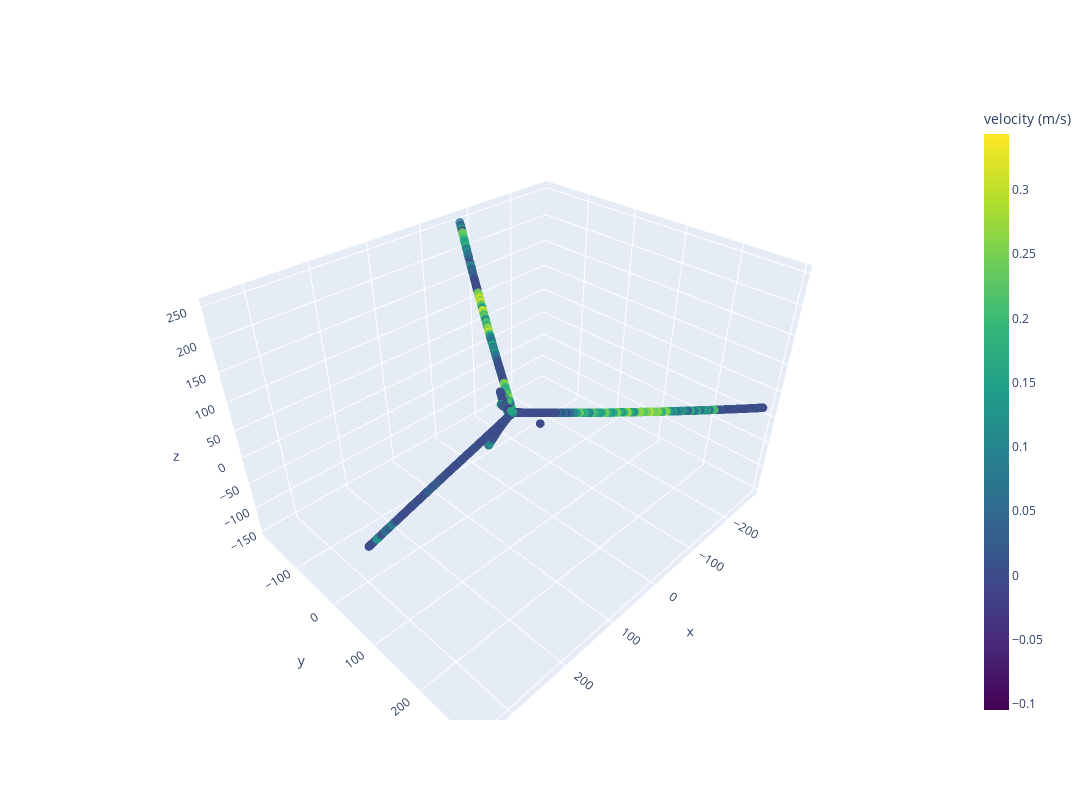
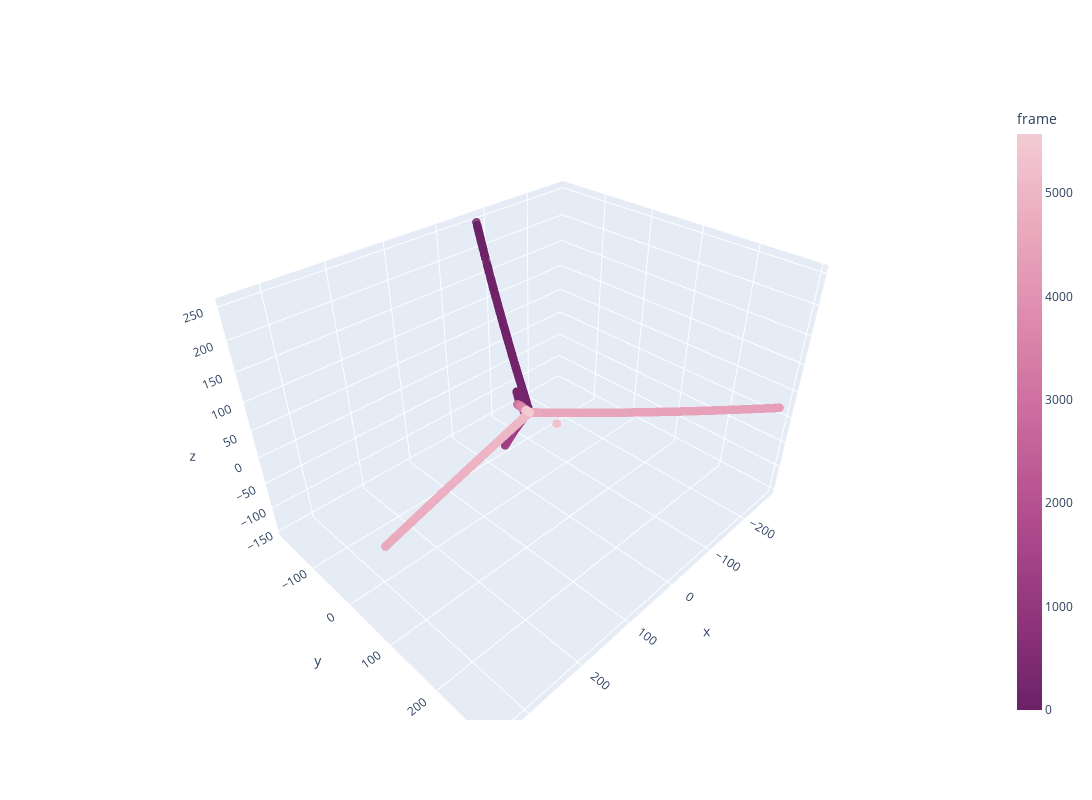

These figures' notebook cell, in order:
### Code cell
############################################
############################################
############################################
v = visualize.Visualize()

############################################
title='velocity (m/s)'
cmap = 'viridis'

v.plot_scatter_3d( 
                   X_isomap[:,:3], 
                 w.track.velocity.values[::10],
                 title,
                 cmap,
                   1,1
                  )


#############################################
title='frame'
cmap = 'magenta_r'
v.plot_scatter_3d( 
             X_isomap[:,:3], 
             None,
             title,
             cmap,
            1,1)

### Figure 1 — Plotly figure (JSON) as saved in the notebook; plotly's stock layout.template omitted (floating-point values rounded to 4 significant figures; data arrays with more than 128 entries replaced by an {"elided": "..."} marker saying what was removed)
{"data": [{"marker": {"color": {"elided": "5574 float values"}, "colorbar": {"outlinewidth": 0, "thickness": 25, "title": {"text": "velocity (m/s)"}}, "colorscale": [[0, "#440154"], [0.1111, "#482878"], [0.2222, "#3e4989"], [0.3333, "#31688e"], [0.4444, "#26828e"], [0.5556, "#1f9e89"], [0.6667, "#35b779"], [0.7778, "#6ece58"], [0.8889, "#b5de2b"], [1, "#fde725"]], "opacity": 0.8, "size": 3}, "mode": "markers", "scene": "scene", "type": "scatter3d", "x": {"elided": "5574 float values"}, "y": {"elided": "5574 float values"}, "z": {"elided": "5574 float values"}}], "layout": {"coloraxis": {"colorbar": {"title": {"text": "velocity (m/s)"}}, "colorscale": [[0, "#440154"], [0.1111, "#482878"], [0.2222, "#3e4989"], [0.3333, "#31688e"], [0.4444, "#26828e"], [0.5556, "#1f9e89"], [0.6667, "#35b779"], [0.7778, "#6ece58"], [0.8889, "#b5de2b"], [1, "#fde725"]]}, "height": 800, "scene": {"domain": {"x": [0, 1], "y": [0, 1]}}, "width": 1400}}

### Figure 2 — Plotly figure (JSON) as saved in the notebook; plotly's stock layout.template omitted (floating-point values rounded to 4 significant figures; data arrays with more than 128 entries replaced by an {"elided": "..."} marker saying what was removed)
{"data": [{"marker": {"color": {"elided": "5574 int values"}, "colorbar": {"outlinewidth": 0, "thickness": 25, "title": {"text": "frame"}}, "colorscale": [[0, "rgb(108, 33, 103)"], [0.1667, "rgb(145, 53, 125)"], [0.3333, "rgb(177, 77, 142)"], [0.5, "rgb(202, 105, 157)"], [0.6667, "rgb(221, 136, 172)"], [0.8333, "rgb(234, 169, 189)"], [1, "rgb(243, 203, 211)"]], "opacity": 0.8, "size": 3}, "mode": "markers", "scene": "scene", "type": "scatter3d", "x": {"elided": "5574 float values"}, "y": {"elided": "5574 float values"}, "z": {"elided": "5574 float values"}}], "layout": {"coloraxis": {"colorbar": {"title": {"text": "frame"}}, "colorscale": [[0, "rgb(108, 33, 103)"], [0.1667, "rgb(145, 53, 125)"], [0.3333, "rgb(177, 77, 142)"], [0.5, "rgb(202, 105, 157)"], [0.6667, "rgb(221, 136, 172)"], [0.8333, "rgb(234, 169, 189)"], [1, "rgb(243, 203, 211)"]]}, "height": 800, "scene": {"domain": {"x": [0, 1], "y": [0, 1]}}, "width": 1400}}
